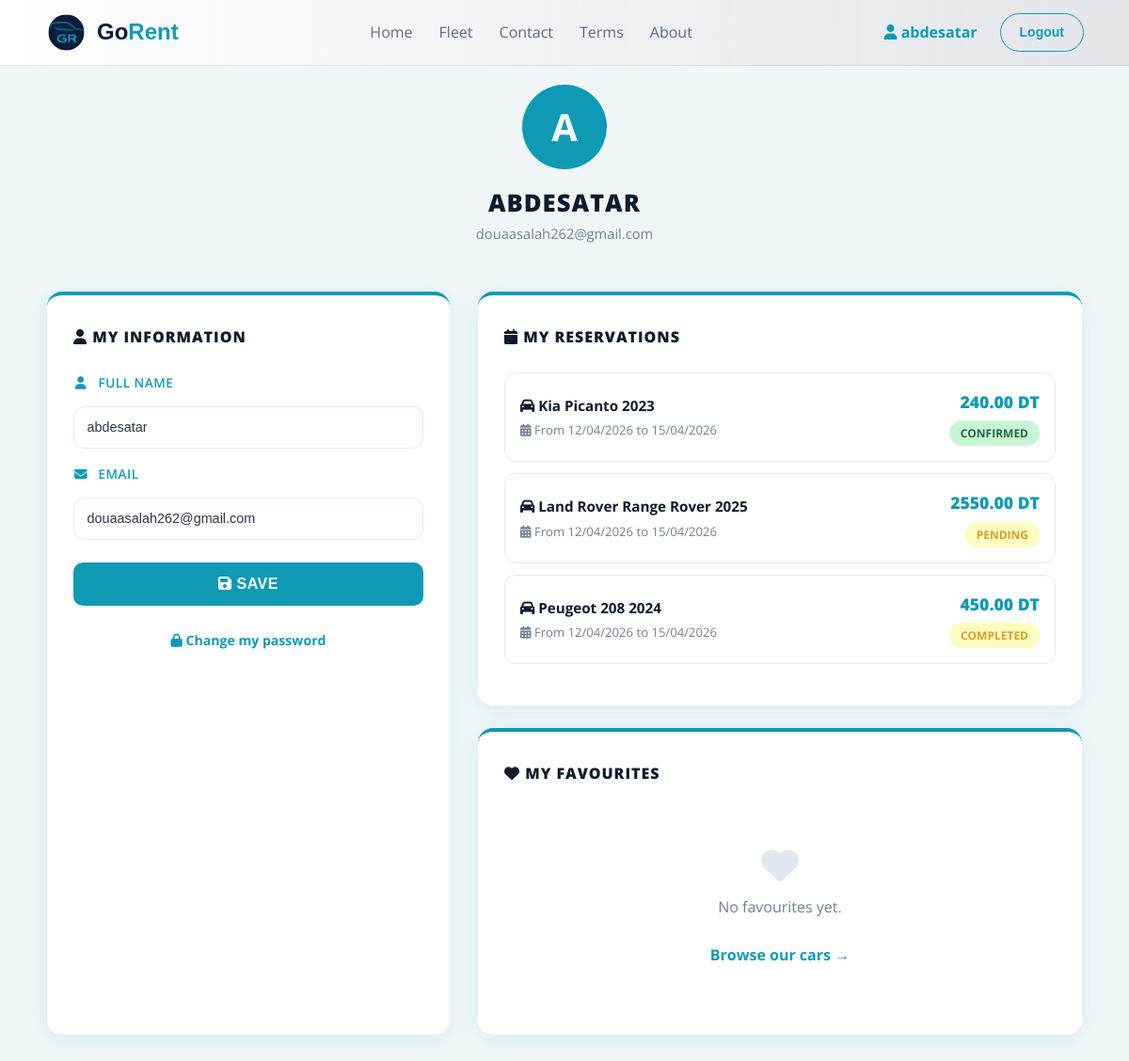
Page /profil.php (signed in) on the committed database.
### tables this page shows
CREATE TABLE `users` (
  `idclient` int(11) NOT NULL,
  `email` varchar(70) NOT NULL,
  `nom` varchar(100) NOT NULL,
  `motdepasse` varchar(100) NOT NULL,
  `created_at` timestamp NOT NULL DEFAULT current_timestamp() ON UPDATE current_timestamp()
);

CREATE TABLE `reservation` (
  `id_reservation` int(11) NOT NULL,
  `id_client` int(11) NOT NULL,
  `id_voiture` int(11) NOT NULL,
  `date_reservation` timestamp NOT NULL DEFAULT current_timestamp(),
  `date_debut` date NOT NULL,
  `date_fin` date NOT NULL,
  `statut` varchar(20) DEFAULT 'En attente',
  `total` decimal(10,2) DEFAULT NULL,
  `telephone` varchar(20) DEFAULT NULL,
  `adresse` text DEFAULT NULL,
  `datenaiss` date DEFAULT NULL,
  `civility` varchar(10) DEFAULT NULL
);

CREATE TABLE `voitures` (
  `id` int(11) NOT NULL,
  `marque` varchar(20) NOT NULL,
  `modele` varchar(20) NOT NULL,
  `annee` int(11) NOT NULL,
  `imgfront` varchar(255) NOT NULL,
  `imginter` varchar(255) NOT NULL,
  `imgcote` varchar(255) NOT NULL,
  `type` varchar(20) NOT NULL,
  `boite` varchar(20) NOT NULL,
  `carburant` varchar(20) NOT NULL,
  `places` int(11) NOT NULL,
  `bagages` int(11) NOT NULL,
  `prix` decimal(6,0) NOT NULL
);

### profil.php (the view, shortened to what this page needs)
<?php
$conn = new mysqli('localhost', 'root', '', 'locationvoitures');
$user_id = $_SESSION['user_id'];
$stmt = $conn->prepare("SELECT nom, email FROM users WHERE idclient = ?");
$stmt->bind_param("i", $user_id);
$stmt->execute();
$stmt->bind_result($nom, $email);
$reservations = [];
$res = $conn->prepare("
    SELECT r.id_reservation, v.marque, v.modele, v.annee, r.date_debut, r.date_fin, r.statut, r.total
    FROM reservation r
    JOIN voitures v ON r.id_voiture = v.id
    WHERE r.id_client = ?
    ORDER BY r.date_reservation DESC
");
$res->bind_param("i", $user_id);
$res->execute();
$result = $res->get_result();
while ($row = $result->fetch_assoc()) {
    $reservations[] = $row;
}
$favoris = [];
?>
<?php include 'navbar.php'; ?>
<div class="profil-page">
    <div class="profil-header">
        <div class="profil-avatar">
            <?= strtoupper(substr($nom, 0, 1)) ?>
        </div>
        <h2><?= htmlspecialchars($nom) ?></h2>
        <p><?= htmlspecialchars($email) ?></p>
    </div>
    <div class="profil-grid">
        <div class="profil-card">
            <h3><i class="fa fa-user"></i> My Information</h3>
            <form method="POST">
                <div class="form-group">
                    <label><i class="fa fa-user"></i> Full Name</label>
                    <input type="text" name="nom" value="<?= htmlspecialchars($nom) ?>" required>
                </div>
                <div class="form-group">
                    <label><i class="fa fa-envelope"></i> Email</label>
                    <input type="email" name="email" value="<?= htmlspecialchars($email) ?>" required>
                </div>
                <button type="submit" name="modifier_profil" class="btn-submit">
                    <i class="fa fa-floppy-disk"></i> Save
                </button>
            </form>
            <br>
            <a href="forgot_password.php"
                style="display:block; text-align:center; color:var(--blue); font-size:0.88rem; font-weight:700; text-decoration:none;">
                <i class="fa fa-lock"></i> Change my password
            </a>
        </div>
        <div class="profil-right-col">
            <div class="reservations-card">
                <h3><i class="fa fa-calendar"></i> My Reservations</h3>
                <?php if (empty($reservations)): ?>
                    <div class="empty-reservations">
                        <i class="fa fa-car"></i>
                        <p>No reservations yet.</p>
                        <br>
                        <a href="home.php#fleet-section" style="color:var(--blue); font-weight:700; text-decoration:none;">
                            Browse our cars →
                        </a>
                    </div>
                <?php else: ?>
                    <?php foreach ($reservations as $r): ?>
                        <div class="reservation-item">
                            <div class="reservation-info">
                                <h4><i class="fa fa-car"></i> <?= $r['marque'] . ' ' . $r['modele'] . ' ' . $r['annee'] ?>
                                </h4>
                                <p><i class="fa fa-calendar-days"></i> From
                                    <?= date('d/m/Y', strtotime($r['date_debut'])) ?> to
                                    <?= date('d/m/Y', strtotime($r['date_fin'])) ?>
                                </p>
                            </div>
                            <div class="reservation-right">
                                <div class="prix"><?= $r['total'] ?? '—' ?> DT</div>
                                <?php
                                $statut = strtolower($r['statut']);
                                $classe = match ($statut) {
                                    'Confirmed', 'confirmed' => 'statut-confirmee',
                                    'Cancelled', 'cancelled' => 'statut-annulee',
                                    default => 'statut-attente'
                                };
                                ?>
                                <span class="statut <?= $classe ?>"><?= $r['statut'] ?></span>
                            </div>
                        </div>
                    <?php endforeach; ?>
                <?php endif; ?>
            </div>
            <div class="reservations-card">
                <h3><i class="fa fa-heart"></i> My Favourites</h3>
                <?php if (empty($favoris)): ?>
                    <div class="empty-reservations">
                        <i class="fa fa-heart"></i>
                        <p>No favourites yet.</p>
                        <br>
                        <a href="home.php#fleet-section" style="color:var(--blue); font-weight:700; text-decoration:none;">
                            Browse our cars →
                        </a>
                    </div>
                <?php endif; ?>
            </div>
        </div>
    </div>
</div>
</body>
</html>

### styles/style.css (style rules this page uses)
:root { --bg: #f0f3f8; --navy: #0d1b3e; --blue: #0e9ab5; --blue-soft: #EBF4F6; --btnsrv: #0b7d94; --border: rgba(255, 255, 255, 0.5); --text: #0d1b3e; --text-m: #5b6a8a; --font-h: "Urbanist", sans-serif; --font-b: "Urbanist", sans-serif; --nav-height: 70px; --addmin: #1a202c; }
*, *::before, *::after { box-sizing: border-box; margin: 0; padding: 0; }
html { scroll-behavior: smooth; }
body { background: var(--bg); color: var(--text); font-family: var(--font-b); font-size: 16px; line-height: 1.6; overflow-x: hidden; opacity: 0; transition: opacity 0.5s ease-in-out; }
body.loaded { opacity: 1; }
a { text-decoration: none; }

### styles/home.css (style rules this page uses)
body { font-family: 'Segoe UI', sans-serif; }
.form-group { display: flex; flex-direction: column; gap: 6px; margin-bottom: 16px; width: 100%; }
.form-group label { font-size: 0.78rem; font-weight: 700; color: var(--blue); text-transform: uppercase; letter-spacing: 0.5px; }
.form-group label i { margin-right: 5px; }
.form-group select, .form-group input { border: 1.5px solid #e2e8f0; border-radius: 10px; padding: 11px 14px; font-size: 0.92rem; color: #2d3748; background: #f8fafc; outline: none; width: 100%; transition: border-color 0.2s; cursor: pointer; }

### styles/profil.css (style rules this page uses)
:root { --blue: #0e9ab5; --btnsrv: #0a7a91; }
.profil-page { background: #f0f6f8; min-height: 100vh; padding: 90px 40px; }
.profil-header { text-align: center; margin-bottom: 50px; }
.profil-avatar { width: 90px; height: 90px; background: var(--blue); color: white; border-radius: 50%; display: flex; align-items: center; justify-content: center; font-size: 2.5rem; font-weight: 700; margin: 0 auto 16px; }
.profil-header h2 { font-size: 1.6rem; font-weight: 800; color: #0d1b2a; text-transform: uppercase; letter-spacing: 1px; }
.profil-header p { color: #718096; font-size: 0.92rem; }
.profil-grid { display: grid; grid-template-columns: 1fr 1.5fr; gap: 30px; max-width: 1100px; margin: 0 auto; }
.profil-card { background: white; border-radius: 16px; padding: 32px 28px; box-shadow: 0 4px 24px rgba(14, 154, 181, 0.1); border-top: 4px solid var(--blue); }
.profil-card h3 { font-size: 1rem; font-weight: 800; color: #0d1b2a; text-transform: uppercase; letter-spacing: 1px; margin-bottom: 24px; }
.form-group { display: flex; flex-direction: column; gap: 6px; margin-bottom: 16px; }
.form-group label { font-size: 0.78rem; font-weight: 700; color: var(--blue); text-transform: uppercase; letter-spacing: 0.5px; }
.form-group input { border: 1.5px solid #e2e8f0; border-radius: 10px; padding: 11px 14px; font-size: 0.92rem; color: #2d3748; background: #f8fafc; outline: none; width: 100%; transition: border-color 0.2s; box-sizing: border-box; }
.btn-submit { width: 100%; background: var(--blue); color: white; border: none; border-radius: 10px; padding: 14px; font-size: 1rem; font-weight: 700; cursor: pointer; margin-top: 8px; text-transform: uppercase; transition: background 0.2s; }
.reservations-card { background: white; border-radius: 16px; padding: 32px 28px; box-shadow: 0 4px 24px rgba(14, 154, 181, 0.1); border-top: 4px solid var(--blue); }
.reservations-card h3 { font-size: 1rem; font-weight: 800; color: #0d1b2a; text-transform: uppercase; letter-spacing: 1px; margin-bottom: 24px; }
.reservation-item { display: flex; justify-content: space-between; align-items: center; padding: 16px; border: 1.5px solid #e2e8f0; border-radius: 12px; margin-bottom: 12px; transition: border-color 0.2s; }
.reservation-info h4 { font-size: 0.95rem; font-weight: 700; color: #0d1b2a; margin-bottom: 4px; }
.reservation-info p { font-size: 0.82rem; color: #718096; }
.reservation-right { text-align: right; }
.reservation-right .prix { font-size: 1.1rem; font-weight: 800; color: var(--blue); margin-bottom: 6px; }
.statut { display: inline-block; padding: 4px 12px; border-radius: 50px; font-size: 0.75rem; font-weight: 700; text-transform: uppercase; }
.statut-attente { background: #fefcbf; color: #d69e2e; }
.statut-confirmee { background: #c6f6d5; color: #276749; }
.empty-reservations { text-align: center; padding: 40px 20px; color: #718096; }
.empty-reservations i { font-size: 2.5rem; color: #e2e8f0; margin-bottom: 12px; }
.profil-right-col { display: flex; flex-direction: column; gap: 24px; }

### rows in the picture
users: nom "A", nom "ABDESATAR", email "douaasalah262@gmail.com", nom "abdesatar"
reservation: id_voiture.marque "Kia", id_voiture.modele "Picanto", id_voiture.annee "2023", date_debut "12/04/2026", date_fin "15/04/2026", total "240.00", statut "CONFIRMED"
reservation: id_voiture.marque "Land Rover", id_voiture.modele "Range Rover", id_voiture.annee "2025", date_debut "12/04/2026", date_fin "15/04/2026", total "2550.00", statut "PENDING"
reservation: id_voiture.marque "Peugeot", id_voiture.modele "208", id_voiture.annee "2024", date_debut "12/04/2026", date_fin "15/04/2026", total "450.00", statut "COMPLETED"

### other values in the picture
$_SESSION['user_nom'] "abdesatar"
